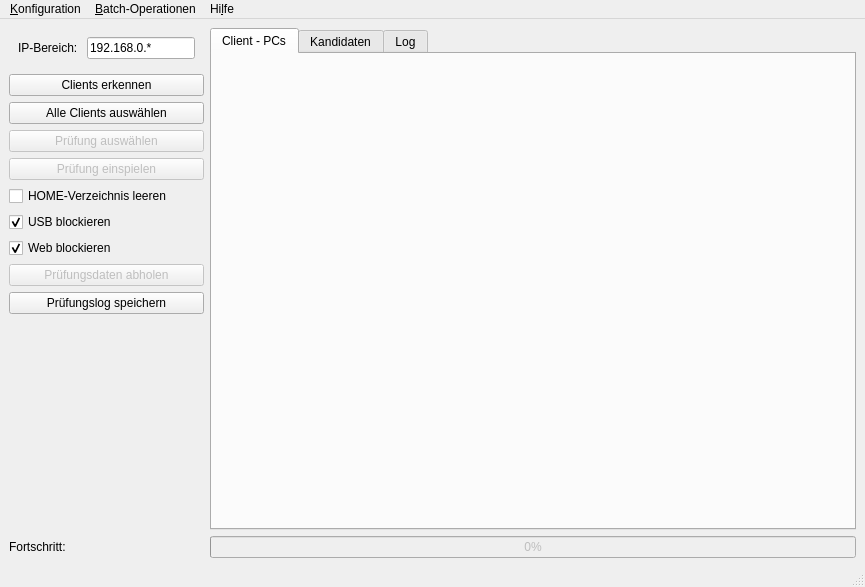
<?xml version="1.0" encoding="UTF-8"?>
<ui version="4.0">
 <class>MainWindow</class>
 <widget class="QMainWindow" name="MainWindow">
  <property name="geometry">
   <rect>
    <x>0</x>
    <y>0</y>
    <width>865</width>
    <height>587</height>
   </rect>
  </property>
  <property name="windowTitle">
   <string>MainWindow</string>
  </property>
  <property name="windowIcon">
   <iconset>
    <normaloff>../green_orca.png</normaloff>../green_orca.png</iconset>
  </property>
  <widget class="QWidget" name="centralwidget">
   <property name="sizePolicy">
    <sizepolicy hsizetype="Expanding" vsizetype="Expanding">
     <horstretch>1</horstretch>
     <verstretch>1</verstretch>
    </sizepolicy>
   </property>
   <layout class="QGridLayout" name="gridLayout_2">
    <item row="0" column="0">
     <layout class="QVBoxLayout" name="verticalLayout_2">
      <property name="sizeConstraint">
       <enum>QLayout::SetDefaultConstraint</enum>
      </property>
      <item>
       <widget class="QWidget" name="widget" native="true">
        <property name="sizePolicy">
         <sizepolicy hsizetype="Minimum" vsizetype="Minimum">
          <horstretch>0</horstretch>
          <verstretch>0</verstretch>
         </sizepolicy>
        </property>
        <property name="minimumSize">
         <size>
          <width>10</width>
          <height>0</height>
         </size>
        </property>
        <layout class="QHBoxLayout" name="horizontalLayout_2">
         <item>
          <widget class="QLabel" name="label">
           <property name="text">
            <string>IP-Bereich: </string>
           </property>
          </widget>
         </item>
         <item>
          <widget class="QLineEdit" name="lineEditIpRange">
           <property name="sizePolicy">
            <sizepolicy hsizetype="Minimum" vsizetype="Fixed">
             <horstretch>0</horstretch>
             <verstretch>0</verstretch>
            </sizepolicy>
           </property>
           <property name="text">
            <string>192.168.0.*</string>
           </property>
          </widget>
         </item>
        </layout>
       </widget>
      </item>
      <item>
       <widget class="QPushButton" name="btnDetectClient">
        <property name="text">
         <string>Clients erkennen</string>
        </property>
       </widget>
      </item>
      <item>
       <widget class="QPushButton" name="btnSelectAllClients">
        <property name="text">
         <string>Alle Clients auswählen</string>
        </property>
       </widget>
      </item>
      <item>
       <widget class="QPushButton" name="btnSelectExam">
        <property name="enabled">
         <bool>false</bool>
        </property>
        <property name="text">
         <string>Prüfung auswählen</string>
        </property>
       </widget>
      </item>
      <item>
       <widget class="QPushButton" name="btnPrepareExam">
        <property name="enabled">
         <bool>false</bool>
        </property>
        <property name="toolTip">
         <string>Achtung: bereits vorhandene Daten werden überschrieben</string>
        </property>
        <property name="autoFillBackground">
         <bool>false</bool>
        </property>
        <property name="text">
         <string>Prüfung einspielen</string>
        </property>
       </widget>
      </item>
      <item>
       <widget class="QCheckBox" name="checkBoxWipeHomedir">
        <property name="toolTip">
         <string extracomment="löscht alle Nicht-Systemdaten aus dem Benutzerverzeichnis"/>
        </property>
        <property name="text">
         <string>HOME-Verzeichnis leeren</string>
        </property>
       </widget>
      </item>
      <item>
       <widget class="QCheckBox" name="checkBoxBlockUsb">
        <property name="text">
         <string>USB blockieren</string>
        </property>
        <property name="checked">
         <bool>true</bool>
        </property>
       </widget>
      </item>
      <item>
       <widget class="QCheckBox" name="checkBoxBlockWebAccess">
        <property name="text">
         <string>Web blockieren</string>
        </property>
        <property name="checked">
         <bool>true</bool>
        </property>
       </widget>
      </item>
      <item>
       <widget class="QPushButton" name="btnGetExams">
        <property name="enabled">
         <bool>false</bool>
        </property>
        <property name="text">
         <string>Prüfungsdaten abholen</string>
        </property>
       </widget>
      </item>
      <item>
       <widget class="QPushButton" name="btnSaveExamLog">
        <property name="text">
         <string>Prüfungslog speichern</string>
        </property>
       </widget>
      </item>
      <item>
       <spacer name="verticalSpacer">
        <property name="orientation">
         <enum>Qt::Vertical</enum>
        </property>
        <property name="sizeHint" stdset="0">
         <size>
          <width>20</width>
          <height>40</height>
         </size>
        </property>
       </spacer>
      </item>
     </layout>
    </item>
    <item row="0" column="1">
     <widget class="QTabWidget" name="tabs">
      <property name="currentIndex">
       <number>0</number>
      </property>
      <widget class="QWidget" name="tab_pcs">
       <attribute name="title">
        <string>Client - PCs</string>
       </attribute>
       <layout class="QVBoxLayout" name="verticalLayout">
        <item>
         <widget class="QFrame" name="clientFrame">
          <property name="frameShape">
           <enum>QFrame::StyledPanel</enum>
          </property>
          <property name="frameShadow">
           <enum>QFrame::Raised</enum>
          </property>
         </widget>
        </item>
        <item>
         <spacer name="verticalSpacer_2">
          <property name="orientation">
           <enum>Qt::Vertical</enum>
          </property>
          <property name="sizeHint" stdset="0">
           <size>
            <width>20</width>
            <height>40</height>
           </size>
          </property>
         </spacer>
        </item>
        <item>
         <widget class="QFrame" name="horizontalFrame">
          <property name="sizePolicy">
           <sizepolicy hsizetype="Expanding" vsizetype="Minimum">
            <horstretch>1</horstretch>
            <verstretch>0</verstretch>
           </sizepolicy>
          </property>
          <layout class="QGridLayout" name="_2" columnstretch="1">
           <property name="sizeConstraint">
            <enum>QLayout::SetNoConstraint</enum>
           </property>
           <property name="topMargin">
            <number>0</number>
           </property>
           <item row="0" column="0">
            <spacer name="horizontalSpacer">
             <property name="orientation">
              <enum>Qt::Horizontal</enum>
             </property>
             <property name="sizeHint" stdset="0">
              <size>
               <width>40</width>
               <height>20</height>
              </size>
             </property>
            </spacer>
           </item>
          </layout>
         </widget>
        </item>
       </layout>
      </widget>
      <widget class="QWidget" name="tab_candidates">
       <attribute name="title">
        <string>Kandidaten</string>
       </attribute>
       <layout class="QGridLayout" name="gridLayout">
        <item row="1" column="0">
         <widget class="QPushButton" name="btnApplyCandidateNames">
          <property name="text">
           <string>Kandidatennamen zuweisen</string>
          </property>
         </widget>
        </item>
        <item row="1" column="1">
         <widget class="QCheckBox" name="checkBox_OverwriteExisitingNames">
          <property name="text">
           <string>existierende Namen überschreiben</string>
          </property>
         </widget>
        </item>
        <item row="0" column="0" colspan="2">
         <widget class="QTextEdit" name="textEditCandidates">
          <property name="acceptRichText">
           <bool>false</bool>
          </property>
          <property name="placeholderText">
           <string>Copy / paste Kandidatennamen aus Excel (pro Zeile ein Name)</string>
          </property>
         </widget>
        </item>
       </layout>
      </widget>
      <widget class="QWidget" name="tab_log">
       <attribute name="title">
        <string>Log</string>
       </attribute>
       <layout class="QGridLayout" name="gridLayout_3">
        <item row="0" column="0">
         <widget class="QTextEdit" name="textEditLog"/>
        </item>
       </layout>
      </widget>
     </widget>
    </item>
    <item row="2" column="0">
     <widget class="QLabel" name="labelProgress">
      <property name="text">
       <string>Fortschritt:</string>
      </property>
     </widget>
    </item>
    <item row="2" column="1">
     <widget class="QProgressBar" name="progressBar">
      <property name="enabled">
       <bool>false</bool>
      </property>
      <property name="value">
       <number>0</number>
      </property>
     </widget>
    </item>
   </layout>
  </widget>
  <widget class="QMenuBar" name="menubar">
   <property name="geometry">
    <rect>
     <x>0</x>
     <y>0</y>
     <width>865</width>
     <height>23</height>
    </rect>
   </property>
   <widget class="QMenu" name="menuKonfiguration">
    <property name="title">
     <string>&amp;Konfiguration</string>
    </property>
    <addaction name="actionBearbeiten"/>
   </widget>
   <widget class="QMenu" name="menuBatch_Operationen">
    <property name="title">
     <string>&amp;Batch-Operationen</string>
    </property>
    <addaction name="actionAlle_Clients_zur_cksetzen"/>
    <addaction name="actionAlle_Clients_deaktivieren"/>
    <addaction name="actionAlle_Clients_rebooten"/>
    <addaction name="actionAlle_Clients_herunterfahren"/>
    <addaction name="separator"/>
    <addaction name="actionAlle_Benutzer_benachrichtigen"/>
   </widget>
   <widget class="QMenu" name="menuHilfe">
    <property name="title">
     <string>Hi&amp;lfe</string>
    </property>
    <addaction name="actionOnlineHelp"/>
   </widget>
   <addaction name="menuKonfiguration"/>
   <addaction name="menuBatch_Operationen"/>
   <addaction name="menuHilfe"/>
  </widget>
  <widget class="QStatusBar" name="statusbar">
   <property name="sizePolicy">
    <sizepolicy hsizetype="Minimum" vsizetype="Minimum">
     <horstretch>0</horstretch>
     <verstretch>0</verstretch>
    </sizepolicy>
   </property>
   <property name="minimumSize">
    <size>
     <width>100</width>
     <height>20</height>
    </size>
   </property>
  </widget>
  <action name="actionBearbeiten">
   <property name="text">
    <string>&amp;Bearbeiten</string>
   </property>
  </action>
  <action name="actionAlle_Clients_zur_cksetzen">
   <property name="text">
    <string>&amp;Alle Clients zurücksetzen</string>
   </property>
  </action>
  <action name="actionAlle_Clients_deaktivieren">
   <property name="text">
    <string>Alle Clients: Auswahl aufheben</string>
   </property>
  </action>
  <action name="actionAlle_Clients_rebooten">
   <property name="text">
    <string>Alle Clients &amp;rebooten</string>
   </property>
  </action>
  <action name="actionAlle_Clients_herunterfahren">
   <property name="text">
    <string>Alle Clients &amp;herunterfahren</string>
   </property>
  </action>
  <action name="actionAlle_Benutzer_benachrichtigen">
   <property name="text">
    <string>Alle &amp;Benutzer benachrichtigen</string>
   </property>
  </action>
  <action name="actionOnlineHelp">
   <property name="text">
    <string>Online-Hilfe öffnen</string>
   </property>
  </action>
 </widget>
 <resources/>
 <connections/>
</ui>
